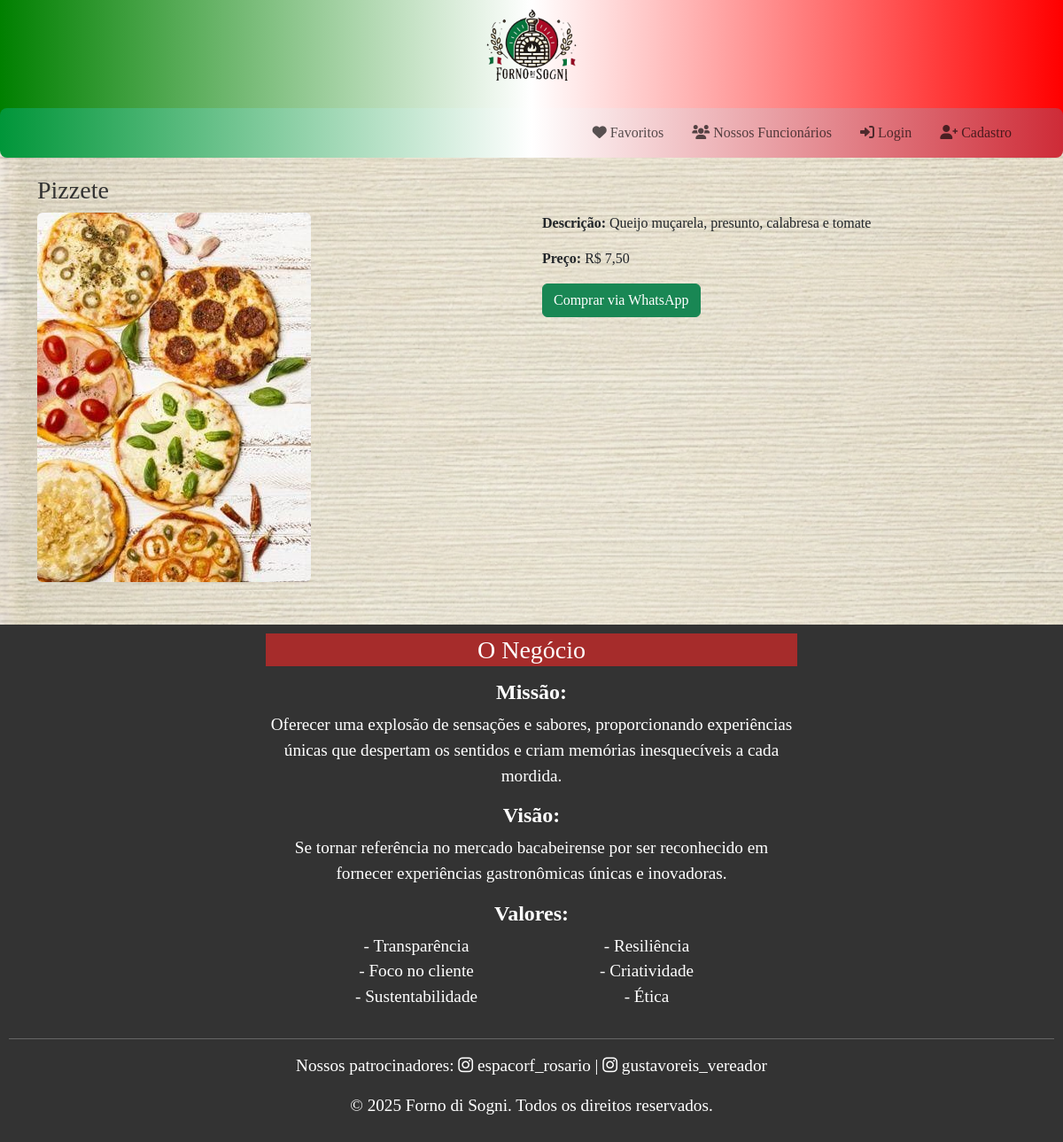
Page /detalhes/prato/2 on the committed database.
### main.py (models this page shows)
class Prato(db.Model):
    id = db.Column(db.Integer, primary_key=True)
    nome = db.Column(db.String(100), nullable=False)
    descricao = db.Column(db.Text, nullable=True)
    preco = db.Column(db.Float, nullable=False)
    imagem = db.Column(db.String(120), nullable=True)
    favoritos = db.relationship('Favorito', back_populates='prato', cascade="all, delete")

### main.py (the view)
@app.route('/detalhes/prato/<int:prato_id>', methods=['GET'])
def detalhes_prato(prato_id):
    prato = Prato.query.get(prato_id)  # Função para buscar o prato pelo ID
    return render_template('Cliente/detalhes.html', item=prato)

### templates/Cliente/detalhes.html (shortened to what this page needs)
<!DOCTYPE html>
<html lang="pt-br">
<head>
    <link href="https://cdn.jsdelivr.net/npm/bootstrap@5.3.0-alpha3/dist/css/bootstrap.min.css" rel="stylesheet">
    <link rel="stylesheet" href="https://cdnjs.cloudflare.com/ajax/libs/font-awesome/6.0.0-beta3/css/all.min.css">
    <link rel="stylesheet" href="{{ url_for('static', filename='css/styles_home.css') }}">
</head>
<body>
    <header>
        <a href="{{ url_for('home') }}">
            <img src="{{ url_for('static', filename='img/logo.png') }}" alt="Logo Forno di Sogni">
        </a>
        <nav class="navbar navbar-expand-lg">
            <div class="container">
                <div class="collapse navbar-collapse" id="navbarNav">
                    <ul class="navbar-nav ms-auto">
                        <li class="nav-item">
                            <a class="nav-link" href="{{ url_for('area_favoritos') }}"><i class="fa fa-heart"></i> Favoritos</a>
                        </li>
                        <li class="nav-item">
                            <a class="nav-link" href="{{ url_for('conhecer_funcionarios') }}"><i class="fa fa-users"></i> Nossos Funcionários</a>
                        </li>
                        {% if not current_user.is_authenticated %}
                        <li class="nav-item">
                            <a class="nav-link" href="{{ url_for('login_cliente') }}"><i class="fa fa-sign-in-alt"></i> Login</a>
                        </li>
                        <li class="nav-item">
                            <a class="nav-link" href="{{ url_for('cadastro_cliente') }}"><i class="fa fa-user-plus"></i> Cadastro</a>
                        </li>
                        {% else %}
                        <li class="nav-item">
                            <a class="nav-link" href="{{ url_for('logout_cliente') }}"><i class="fa fa-sign-out-alt"></i> Logout</a>
                        </li>
                        {% endif %}
                    </ul>
                </div>
            </div>
        </nav>
    </header>
    <main>
        <section id="detalhes" class="container my-5">
            <h2>{{ item.nome }}</h2>
            <div class="row">
                <div class="col-md-6">
                    <img src="{{ url_for('static', filename='img/' + item.imagem) }}" alt="{{ item.nome }}" class="img-fluid rounded">
                </div>
                <div class="col-md-6">
                    <p><strong>Descrição:</strong> {{ item.descricao }}</p>
                    <p><strong>Preço:</strong> R$ {{ "{:,.2f}".format(item.preco).replace(".", ",") }}</p>
                    <a href="https://wa.me/559885623391{{ item.whatsapp }}" target="_blank" class="btn btn-success">
                        Comprar via WhatsApp
                    </a>
                </div>
            </div>
        </section>
    </main>
    <footer class="mt-5 text-center">
        <div style="max-width: 600px; margin: auto; text-align: left;">
            <h3 style="background-color: #a62c2b; color: white; padding-left: 100px; padding-right: 100px; padding-bottom: 2px; padding-top: 2px; text-align: center; margin-bottom: 15px;">O Negócio</h3>
            <center>
                <h4><strong>Missão:</strong></h4>
                <p>Oferecer uma explosão de sensações e sabores, proporcionando experiências únicas que despertam os sentidos e criam memórias inesquecíveis a cada mordida.</p>
                <h4><strong>Visão:</strong></h4>
                <p>Se tornar referência no mercado bacabeirense por ser reconhecido em fornecer experiências gastronômicas únicas e inovadoras.</p>
                <h4><strong>Valores:</strong></h4>
                <div class="row justify-content-center text-center">
                    <div class="col-6 col-md-5">
                        <ul style="list-style: none; padding: 0;">
                            <li>- Transparência</li>
                            <li>- Foco no cliente</li>
                            <li>- Sustentabilidade</li>
                        </ul>
                    </div>
                    <div class="col-6 col-md-5">
                        <ul style="list-style: none; padding: 0;">
                            <li>- Resiliência</li>
                            <li>- Criatividade</li>
                            <li>- Ética</li>
                        </ul>
                    </div>
                </div>
            </center>
        </div>
        <hr>
        <p>Nossos patrocinadores:
            <a href="https://instagram.com/espacorf_rosario" target="_blank">
                <i class="fab fa-instagram"></i> espacorf_rosario
            </a> |
            <a href="https://instagram.com/gustavoreis_vereador" target="_blank">
                <i class="fab fa-instagram"></i> gustavoreis_vereador
            </a>
        </p>
        <p>&copy; 2025 Forno di Sogni. Todos os direitos reservados.</p>
    </footer>
</body>
</html>

### static/css/styles_home.css (style rules this page uses)
* { font-family: 'Italianno', cursive; }
main { flex: 1; }
header { background: linear-gradient(to right, green, white, red); text-align: center; min-height: 10px; max-height: 150px; font-family: 'Arial', sans-serif; padding: 0 0; margin-bottom: 10px; }
header img { max-width: 115px; margin-bottom: 4px; }
nav a { text-decoration: none; color: #333; font-size: 0.9rem; margin: 0 8px; padding: 6px 12px; background-color: #fff; border-radius: 5px; transition: background-color 0.3s; }
body { height: 100%; margin: 0; padding: 0; background: url("/static/img/checkered-pattern1.png") repeat; background-size: 200px 200px; background-size: cover; background-attachment: fixed; }
body::before { content: ""; position: fixed; top: 0; left: 0; width: 100%; height: 100%; background: rgba(255, 255, 255, 0.3); z-index: -1; }
footer { text-align: center; background-color: #333; color: white; padding: 10px; font-size: 1.2rem; width: 100%; }
footer a { text-decoration: none; color: white; }
.navbar { background: linear-gradient(to right, #009639, white, #ce2b37); padding: 8px 10px; margin-top: 5px; border-radius: 8px; }
h2 { font-size: 1.75rem; color: #333; text-align: left; }

### rows in the picture
Prato: nome "Pizzete", imagem (picture), descricao "Queijo muçarela, presunto, calabresa e tomate", preco "7,50"
